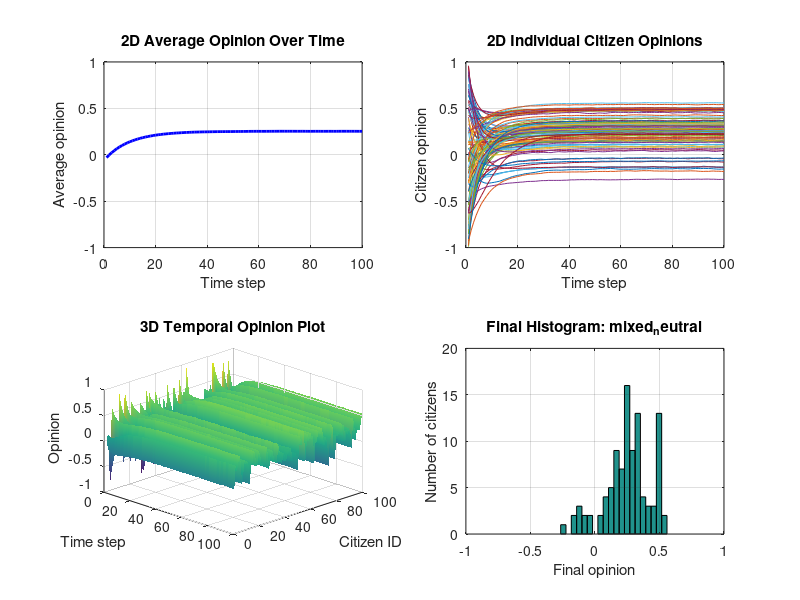
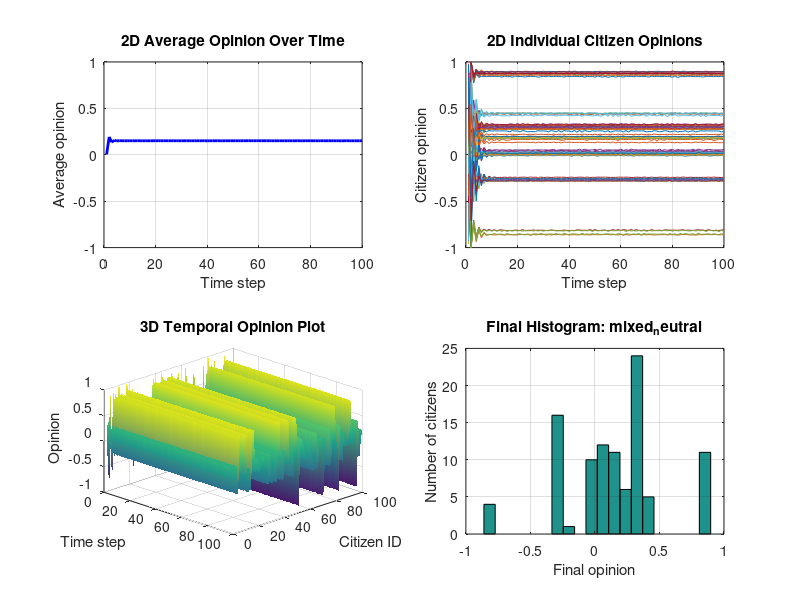
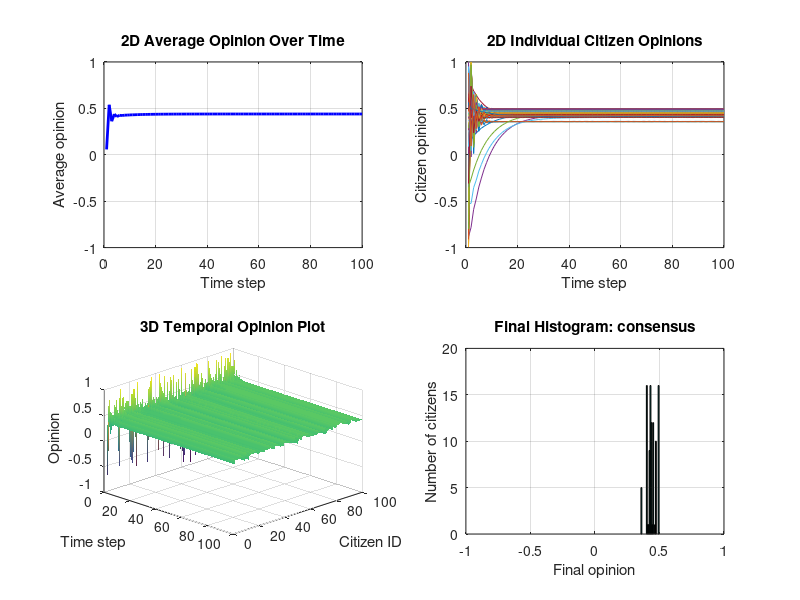

Write MATLAB code to recreate these figures, in order.
% This script simulates how opinions change in a social network.
% Run it from this folder with:
%   octave baseline.m

clear;
clc;

fprintf('Opinion Dynamics ABM: AI Learning Assistants\n');
script_file = mfilename('fullpath');
if isempty(script_file)
    script_dir = pwd;
else
    script_dir = fileparts(script_file);
end

output_dir = fullfile(script_dir, '..', 'results');
if exist(output_dir, 'dir') ~= 7
    mkdir(output_dir);
end

scenario_list = {
    'baseline';
    'baseline_extreme_influencer_low_expert';
    'baseline_extreme_expert_low_influencer'
};

summary_rows = cell(length(scenario_list), 6);

for scenario_index = 1:length(scenario_list)
scenario_name = scenario_list{scenario_index};
fprintf('Scenario: %s\n', scenario_name);

    % These values set the population size and simulation length.
    N = 100;             % The number of citizens is within the required range.
    I = 5;               % The number of influencers is within the required range.
    E = 3;               % The number of education experts is within the required range.
    time_steps = 100;    % The number of time steps is within the required range.

    seed = 2133;

    % These probabilities control how connected the agents are.
    p_cc = 0.08;         % This controls citizen-to-citizen links.
    p_ci = 0.45;         % This controls citizen-to-influencer links.
    p_ce = 0.30;         % This controls citizen-to-expert links.

    % These rates control how strongly opinions move after interaction.
    alpha = 0.05;        % This controls direct citizen influence.
    beta = 0.12;         % This controls neighbour averaging.
    gamma = 0.10;        % This controls expert influence.
    delta = 0.10;        % This controls influencer influence.

    % These values give different agent roles different influence levels.
    citizen_influence = 0.35;
    influencer_strength_value = 1.25;
    expert_strength = 0.75;

    % These ranges describe how much citizens trust each connected agent type.
    trust_cc_min = 0.25;
    trust_cc_max = 0.75;
    trust_ci_min = 0.35;
    trust_ci_max = 0.80;
    trust_ce_min = 0.60;
    trust_ce_max = 0.95;

    if strcmp(scenario_name, 'baseline_extreme_influencer_low_expert')
        seed = 2233;
        delta = 0.50;
        influencer_strength_value = 3.00;
        gamma = 0.01;
        expert_strength = 0.05;
        p_ci = 0.60;
        p_ce = 0.10;
        trust_ci_min = 0.85;
        trust_ci_max = 1.00;
        trust_ce_min = 0.01;
        trust_ce_max = 0.10;
    elseif strcmp(scenario_name, 'baseline_extreme_expert_low_influencer')
        seed = 2333;
        gamma = 0.50;
        expert_strength = 3.00;
        delta = 0.01;
        influencer_strength_value = 0.05;
        p_ce = 0.60;
        p_ci = 0.10;
        trust_ce_min = 0.85;
        trust_ce_max = 1.00;
        trust_ci_min = 0.01;
        trust_ci_max = 0.10;
    end

    fprintf('  agents: citizens=%d, influencers=%d, experts=%d, time steps=%d\n', ...
            N, I, E, time_steps);
    fprintf('  network probabilities: citizen=%.2f, influencer=%.2f, expert=%.2f\n', ...
            p_cc, p_ci, p_ce);
    fprintf('  update rates: alpha=%.2f, beta=%.2f, gamma=%.2f, delta=%.2f\n', ...
            alpha, beta, gamma, delta);

    % The initial opinions and fixed role opinions are created here.
    rand('seed', seed);
    randn('seed', seed);

    % Citizen opinions begin with a mix of negative, neutral, and positive views.
    O_citizens = -1 + 2 * rand(N, 1);

    % Influencers are given stronger opinions so their social effect can be tested.
    base_influencer_opinions = [0.95; 0.90; -0.95; -0.90; 0.95; -0.90; 0.70; -0.70; 0.80; -0.75];
    O_influencers = base_influencer_opinions(1:I);

    % Experts are kept closer to balanced or moderately supportive opinions.
    base_expert_opinions = [0.35; 0.45; 0.50; 0.25; 0.55];
    O_experts = base_expert_opinions(1:E);

    citizen_influence_vector = citizen_influence * ones(N, 1);
    influencer_strength = influencer_strength_value * ones(I, 1);

    % The social network and trust values are generated randomly for each scenario.
    rand('seed', seed + 1000);
    randn('seed', seed + 1000);

    A_cc = double(rand(N, N) < p_cc);
    A_cc = A_cc - diag(diag(A_cc));       % Citizens should not connect to themselves.

    A_ci = double(rand(N, I) < p_ci);
    A_ce = double(rand(N, E) < p_ce);

    T_cc = (trust_cc_min + (trust_cc_max - trust_cc_min) * rand(N, N)) .* A_cc;
    T_ci = (trust_ci_min + (trust_ci_max - trust_ci_min) * rand(N, I)) .* A_ci;
    T_ce = (trust_ce_min + (trust_ce_max - trust_ce_min) * rand(N, E)) .* A_ce;

    % The simulation stores both individual opinions and the population average.
    O = O_citizens;
    opinion_history = zeros(time_steps, N);
    average_history = zeros(time_steps, 1);

    opinion_history(1, :) = O';
    average_history(1) = mean(O);

    for t = 2:time_steps
        O_new = O;

        for i = 1:N
            current_opinion = O(i);

            % A citizen may be directly influenced by one connected citizen.
            neighbours = find(A_cc(i, :) > 0);
            if isempty(neighbours)
                direct_effect = 0;
                average_effect = 0;
            else
                selected_position = ceil(rand * length(neighbours));
                j = neighbours(selected_position);
                trust_ij = T_cc(i, j);

                direct_effect = alpha ...
                              * trust_ij ...
                              * citizen_influence_vector(j) ...
                              * (O(j) - O(i));

                mean_neighbour_opinion = mean(O(neighbours));
                average_effect = beta * (mean_neighbour_opinion - O(i));
            end

            % Connected experts pull opinions toward a more balanced position.
            connected_experts = find(A_ce(i, :) > 0);
            if isempty(connected_experts)
                expert_effect = 0;
            else
                trust_expert = mean(T_ce(i, connected_experts));
                mean_expert_opinion = mean(O_experts(connected_experts));
                expert_effect = gamma ...
                              * trust_expert ...
                              * expert_strength ...
                              * (mean_expert_opinion - current_opinion);
            end

            % Connected influencers can move opinions more strongly.
            connected_influencers = find(A_ci(i, :) > 0);
            if isempty(connected_influencers)
                influencer_effect = 0;
            else
                trust_influencer = mean(T_ci(i, connected_influencers));
                mean_influencer_opinion = mean(O_influencers(connected_influencers));
                mean_influencer_strength = mean(influencer_strength(connected_influencers));
                influencer_effect = delta ...
                                  * trust_influencer ...
                                  * mean_influencer_strength ...
                                  * (mean_influencer_opinion - current_opinion);
            end

            O_new(i) = current_opinion ...
                     + direct_effect ...
                     + average_effect ...
                     + expert_effect ...
                     + influencer_effect;
        end

        % Opinion values are kept inside the allowed range.
        O = max(-1, min(1, O_new));
        opinion_history(t, :) = O';
        average_history(t) = mean(O);
    end

    final_opinions = O;

    % Summary values are used to classify the final opinion pattern.
    final_mean = mean(final_opinions);
    final_std = std(final_opinions);
    final_min = min(final_opinions);
    final_max = max(final_opinions);

    share_positive = mean(final_opinions > 0.35);
    share_negative = mean(final_opinions < -0.35);
    share_neutral = mean(abs(final_opinions) <= 0.20);

    same_sign_links = 0;
    total_links = 0;

    for i = 1:length(final_opinions)
        neighbours = find(A_cc(i, :) > 0);
        for k = 1:length(neighbours)
            j = neighbours(k);
            if sign(final_opinions(i)) == sign(final_opinions(j))
                same_sign_links = same_sign_links + 1;
            end
            total_links = total_links + 1;
        end
    end

    if total_links == 0
        echo_score = 0;
    else
        echo_score = same_sign_links / total_links;
    end

    if final_std < 0.15 && abs(final_mean) > 0.35
        classification = 'consensus';
    elseif share_positive > 0.20 && share_negative > 0.20 && final_std > 0.35
        classification = 'polarization';
    elseif echo_score > 0.65 && final_std > 0.25
        classification = 'echo_chambers';
    elseif final_std > 0.45
        classification = 'fragmentation';
    elseif share_neutral > 0.45
        classification = 'mixed_neutral';
    else
        classification = 'mixed_neutral';
    end

    % Each scenario is shown using the required plots.
    time_axis = 1:time_steps;
    citizen_axis = 1:N;
    scenario_title = strrep(scenario_name, '_', ' ');

    figure('Name', ['Results - ' scenario_title]);

    subplot(2, 2, 1);
    plot(time_axis, average_history, 'b-', 'LineWidth', 2);
    grid on;
    ylim([-1 1]);
    xlabel('Time step');
    ylabel('Average opinion');
    title('2D Average Opinion Over Time');

    subplot(2, 2, 2);
    plot(time_axis, opinion_history);
    grid on;
    ylim([-1 1]);
    xlabel('Time step');
    ylabel('Citizen opinion');
    title('2D Individual Citizen Opinions');

    subplot(2, 2, 3);
    surf(time_axis, citizen_axis, opinion_history');
    shading interp;
    xlabel('Time step');
    ylabel('Citizen ID');
    zlabel('Opinion');
    zlim([-1 1]);
    title('3D Temporal Opinion Plot');
    view(45, 30);

    subplot(2, 2, 4);
    hist(final_opinions, 20);
    grid on;
    xlim([-1 1]);
    xlabel('Final opinion');
    ylabel('Number of citizens');
    title(['Final Histogram: ' classification]);

    drawnow;

    % The combined graph is saved so it can be used in the report or website.
    graph_file = fullfile(output_dir, [scenario_name '_graphs.png']);
    try
        print(graph_file, '-dpng', '-r150');
    catch
        fprintf('  graph image could not be saved, but the figure was created.\n');
    end

    summary_rows{scenario_index, 1} = scenario_name;
    summary_rows{scenario_index, 2} = final_mean;
    summary_rows{scenario_index, 3} = final_std;
    summary_rows{scenario_index, 4} = final_min;
    summary_rows{scenario_index, 5} = final_max;
    summary_rows{scenario_index, 6} = classification;

    fprintf('  final mean = %.4f, std = %.4f, class = %s\n', ...
            final_mean, final_std, classification);
    fprintf('  positive share = %.2f, negative share = %.2f, neutral share = %.2f, echo score = %.2f\n', ...
            share_positive, share_negative, share_neutral, echo_score);

    if strcmp(classification, 'consensus')
        fprintf('  interpretation: most citizens moved toward a similar opinion.\n');
    elseif strcmp(classification, 'polarization')
        fprintf('  interpretation: both supportive and opposing opinion groups remain strong.\n');
    elseif strcmp(classification, 'fragmentation')
        fprintf('  interpretation: final opinions remain widely spread across the population.\n');
    elseif strcmp(classification, 'echo_chambers')
        fprintf('  interpretation: connected citizens tend to share similar final opinions.\n');
    else
        fprintf('  interpretation: public opinion remains moderate or mixed.\n');
    end
end

fprintf('\nBaseline boundary test summary:\n');
fprintf('%-40s %-12s %-12s %-12s %-12s %s\n', ...
        'Scenario', 'Mean', 'Std', 'Min', 'Max', 'Classification');
fprintf('%-40s %-12s %-12s %-12s %-12s %s\n', ...
        '--------', '----', '---', '---', '---', '--------------');

for i = 1:size(summary_rows, 1)
    fprintf('%-40s %-12.6f %-12.6f %-12.6f %-12.6f %s\n', ...
            summary_rows{i, 1}, summary_rows{i, 2}, summary_rows{i, 3}, ...
            summary_rows{i, 4}, summary_rows{i, 5}, summary_rows{i, 6});
end

fprintf('\nDone. Graph images saved in ../results\n');
